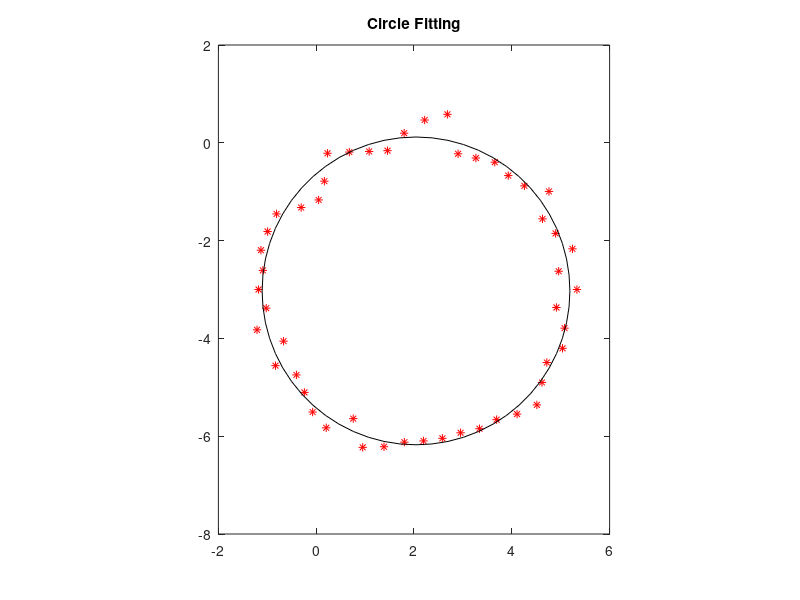

This chart was generated by the following MATLAB code:
% Testing of the output

fileID = fopen('circle_pts.txt','r');
formatspec = '%f'
array = fscanf(fileID,formatspec);
sX = 0.0;
sY = 0.0;

% getting X- coordinates
Mat_1 = zeros(50, 1);
c=1;
for i = 1:2:100;
    Mat_1(c,:) = array(i);
    sX = sX + array(i);
    c=c+1;
end
display(Mat_1)

% getting Y- coordinates
Mat_2 = zeros(50, 1);
c = 1;
for j = 2:2:100;
    Mat_2(c,:) = array(j);
    sY = sY + array(j);
    c=c+1;
end
display(Mat_2)
R =[Mat_1, Mat_2]
display(R)
plot(Mat_1, Mat_2, 'r*')
hold on

% th = 0:pi/50:2*pi;
r = 3.14726;
x = 2.04082;
y = -3.02851;
% xunit = r * cos(th) + x;
% yunit = r * sin(th) + y;
% h = plot(xunit, yunit);
d = r*2;
px = x-r;
py = y-r;
h = rectangle('Position',[px py d d],'Curvature',[1,1]);
daspect([1,1,1])
title('Circle Fitting')


